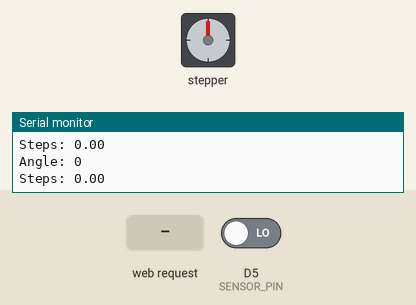
The sketch below on a simulated ESP8266 (NodeMCU). Shown: stepper motor, the last lines printed to the serial monitor. The test bench sets the inputs (shaded band); at power-on: D5 (SENSOR_PIN) LOW. WiFi joins after 1.5 s; servers stay silent unless stated; stepper angles assume 2048 steps per turn.

Above: at 3.2 s.
3.3 s: HTTP request GET /motor?angle=1 received
At 3.9 s:
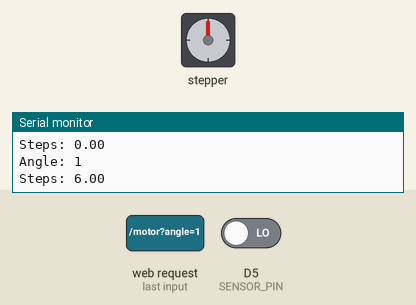
6.3 s: HTTP request GET /motor?angle=120 received
9.3 s: HTTP request GET /motor?angle=0 received
At 10.5 s:
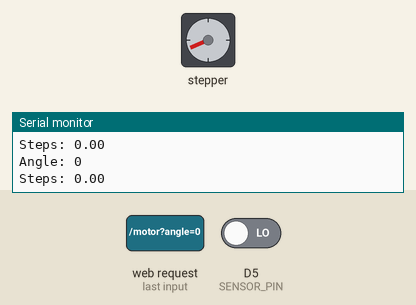
10.8 s: HTTP request GET /motor?angle=120 received
At 14.0 s:
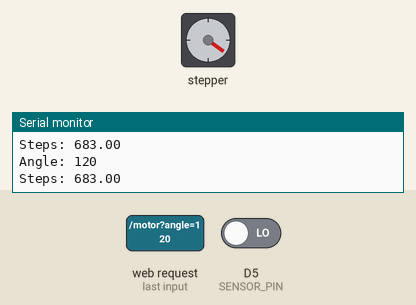
Timing chart, 0 to 61.3 s (numbered marks = the images above; inputs shaded):
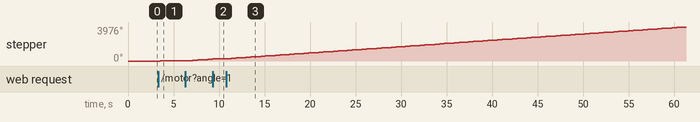

Measured:
- after the input at 9.3 s, stepper: goes on until 9.4 s, then stays 246°
- after the input at 10.8 s, stepper: turns 120° clockwise in 1.1 s, repeating every 1.6 s

The sketch:

wifi_step_line.ino
```cpp
#include <ESP8266WiFi.h>
#include <ESPAsyncTCP.h>
#include <ESPAsyncWebServer.h>
#include <Stepper.h>

const char *ssid = "luuhoang";
const char *password = "12345678";
//done
int sensor = 0;
const int SENSOR_PIN = D5;

int angle = 0;
const int stepPerRevolution = 2048;
Stepper myStepper = Stepper(2048, D3, D1, D2, D0); // INT1 INT3 INT2 INT4

AsyncWebServer server(80);

const char index_html[] PROGMEM = R"rawliteral(
  <html>
  <head>
    <title>STEPPER MOTOR AND LINE </title>
  </head>
  <body>
    <div>
      <p style="font-size: 25px"><b>Phat hien vat can bang do line:</b> <span id="sensor_value"></span></p>
    </div>
    <div style="font-size: 25px">
        <label for=""><b>Rotate for stepper motor:</b> </label>
        <br>
        <input type="text" id="angle" value="">
        <br>
        <button id="set_angle-btn">Set</button>
    </div>
    <script src="script.js"></script>
  </body>
</html>
)rawliteral";

const char script_js[] PROGMEM = R"rawliteral(
  const setAngle = () => {
    const angle = document.getElementById('angle').value;
    fetch("/motor?angle=" + angle);
    console.log(angle);
  }

  const readSensorValue = () => {
    fetch("/sensor")
      .then(response => response.text())
      .then(data =>
        document.getElementById("sensor_value").textContent = (data == '1') ? 'Toi' : 'Sang');
  }

  document.getElementById('set_angle-btn').addEventListener('click', setAngle);
  setInterval(readSensorValue, 200);
)rawliteral";

void setup() {
  // put your setup code here, to run once:
  pinMode(SENSOR_PIN, INPUT);
  myStepper.setSpeed(18);
  Serial.begin(115200);
  // WiFi.softAP(ssid, password);
  // Serial.print("IP: ");
  // Serial.println(WiFi.softAPIP());
  WiFi.mode(WIFI_STA);
  WiFi.begin(ssid, password);
  Serial.print("Connecting to WiFi ..");
  while (WiFi.status() != WL_CONNECTED)
  {
    Serial.print('.');
    delay(1000);
  }
  Serial.println(WiFi.localIP());

  server.on("/", handleRoot);
  server.on("/script.js", handleScript);
  server.on("/sensor", handleSendSensorValue);
  server.on("/motor", handleSetAngle);
  server.onNotFound(handleNotFound);
  server.begin();
}

float current_step_position = 0;
float target_step_position = 0;

void updateStepper() {
  // Tính toán số bước mục tiêu từ góc độ
  target_step_position = map(angle, 0, 360, 0, 2048);

  // Chỉ thực hiện bước nhỏ để tiến gần đến vị trí mục tiêu
  if (current_step_position < target_step_position) {
    current_step_position += 1; // Tăng dần bước
    myStepper.step(1);          // Thực hiện 1 bước tiến
  } else if (current_step_position > target_step_position) {
    current_step_position -= 1; // Giảm dần bước
    myStepper.step(-1);         // Thực hiện 1 bước lùi
  }
}

int step_count_delay = 0;
int step_max_delay = 50;
float steps;
void loop() {
  sensor = digitalRead(SENSOR_PIN);
  if(isnan(sensor))
  {}
  else{
    // Serial.print("Gia tri: ");
    // Serial.println(sensor);ze
  }

  if (step_count_delay == 0) {
    steps = map(angle, 0, 360, 0, 2048);
    Serial.print("Angle: ");
    Serial.println(angle);
    Serial.print("Steps: ");
    Serial.println(steps);
    myStepper.step(steps);
  }
  step_count_delay++;
  if(step_count_delay > step_max_delay) step_count_delay = 0;
  delay(10);

}

void handleRoot(AsyncWebServerRequest *request) {
  request->send(200, "text/html", index_html);
}

void handleScript(AsyncWebServerRequest *request) {
  request->send(200, "text/javascript", script_js);
}

void handleSendSensorValue(AsyncWebServerRequest *request) {
  request->send(200, "text/plain", String(sensor));
}

void handleSetAngle(AsyncWebServerRequest *request) {
  if (request->hasParam("angle"))
    angle = request->getParam("angle")->value().toInt();
  request->send(200, "text/plain", "set success");
}

void handleNotFound(AsyncWebServerRequest *request) {
  request->send(404, "text/plain", "404 ERROR!");
}
```
